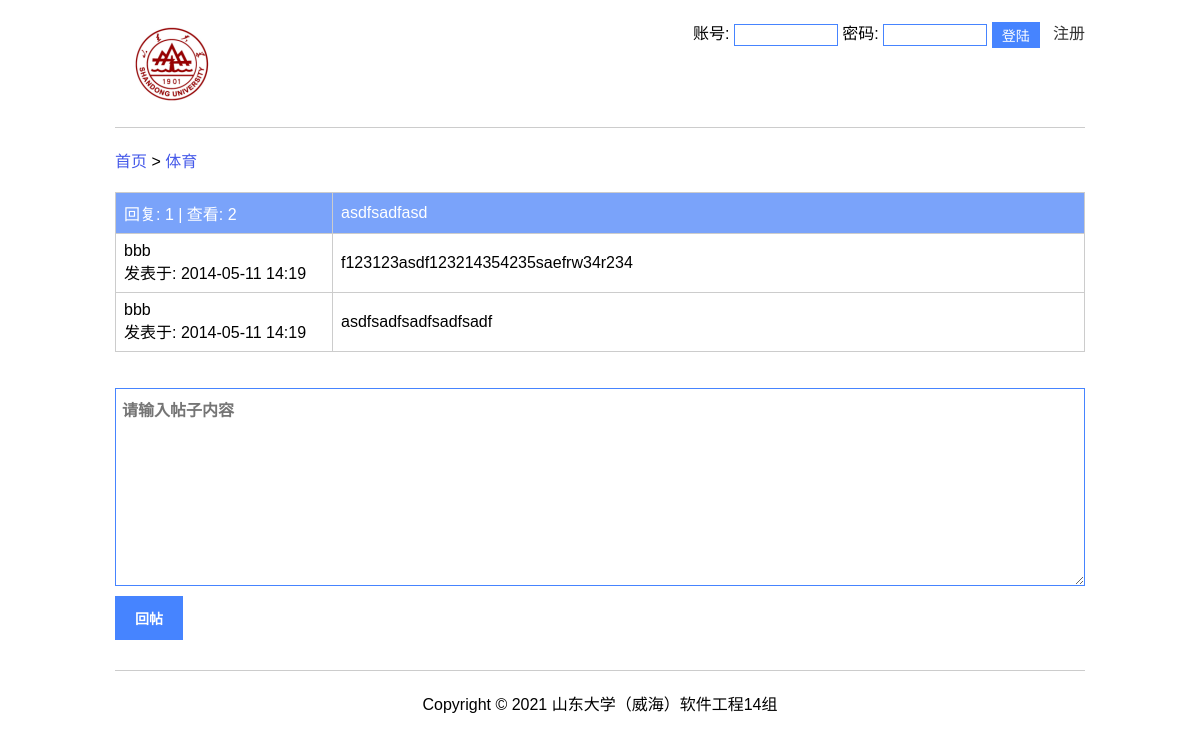
/post_detail.php?board=体育&id=11, run on the app's committed database.
### tables this page shows
CREATE TABLE IF NOT EXISTS `t_post` (
  `id` int(11) NOT NULL AUTO_INCREMENT,
  `pid` int(11) DEFAULT NULL,
  `board_name` varchar(100) NOT NULL,
  `uid` int(11) NOT NULL,
  `title` varchar(200) DEFAULT NULL,
  `content` text NOT NULL,
  `write_time` varchar(30) NOT NULL,
  `see_count` int(11) NOT NULL,
  PRIMARY KEY (`id`),
  KEY `FK_contain` (`board_name`),
  KEY `FK_father_child` (`pid`),
  KEY `FK_write_post` (`uid`)
);

CREATE TABLE IF NOT EXISTS `t_user` (
  `uid` int(11) NOT NULL AUTO_INCREMENT,
  `username` varchar(50) NOT NULL,
  `password` varchar(60) NOT NULL,
  `permission` varchar(20) DEFAULT NULL,
  PRIMARY KEY (`uid`)
);

### post_detail.php (called while the page is built, shortened)
<?php
	require_once("./modules/post.php");
	$post_id = $_GET['id'];
	$reply_count = get_reply_count($post_id);
	$see_count = get_see_count($post_id);
	$posts = get_one_post_and_replys($post_id);
	require_once('./pages/post_reply.php');
?>

### includes/db.php (called while the page is built, shortened)
<?php
	function exe_sql($sql) {
		$conn = mysqli_connect(DB_HOST, DB_USERNAME, DB_PASSWORD, DB_NAME);
		mysqli_set_charset($conn, "utf8");
		$result = mysqli_query($conn, $sql);
		if (is_bool($result)) {
			$data = mysqli_affected_rows($conn);
		} else {
			$data = array();
			while (($row = mysqli_fetch_assoc($result))) {
				$data[] = $row;
			}
		}
		return $data;
	}
?>

### modules/post.php (called while the page is built, shortened)
<?php
	require_once('./includes/db.php');
	function get_reply_count($post_id) {
		$sql = "select count(id) as reply_cnt from t_post where pid = $post_id";
		$r = exe_sql($sql);
		return $r[0]['reply_cnt'];
	}
	function get_see_count($post_id) {
		$sql = "select see_count from t_post where id = $post_id";
		$r = exe_sql($sql);
		return $r[0]['see_count'];
	}
	function get_one_post_and_replys($post_id) {
		$sql = "
			select title, content, username, write_time
			from t_post
			left join t_user on t_post.uid = t_user.uid
			where t_post.id = $post_id or t_post.pid = $post_id
			order by t_post.write_time
		";
		$posts = exe_sql($sql);
		return $posts;
	}
?>

### pages/post_reply.php (the view, shortened to what this page needs)
<?php require_once('_header.php'); ?>
	<div class="main">
		<table border="1">
			<thead>
				<tr>
					<td width="200"><?php echo '回复: ' . $reply_count . ' | 查看: ' . $see_count; ?></td>
					<td width="*"><?php echo $posts[0]['title'] ?></td>
				</tr>
			</thead>
			<tbody>
				<?php
					foreach ($posts as $post) {
						echo '<tr>';
						echo '<td>' . $post['username'] . '<br />发表于: ' . $post['write_time'] . '</td>';
						echo '<td>' . $post['content'] . '</td>';
						echo '</tr>';
					}
				?>
			</tbody>
		</table>
		<br>
		<br>
		<form action="" method="post">
			<textarea name="content" id="" cols="100" rows="10" placeholder="请输入帖子内容"></textarea><br>
			<input type="submit" name="reply_post" value="回帖">
		</form>
	</div>
<?php require_once('_footer.php'); ?>

### pages/css/style.css (style rules this page uses)
html { overflow-y: scroll; font-family: Arial,Helvetica,sans-serif, "宋体"; }
body, table, tr, td, input { margin: 0; padding: 0; }
table { border-collapse: collapse; width: 100%; border-color: #ccc; }
table td { padding: 8px; border: 1px solid #ccc; }
table thead td { color: #fff; background: #7aa3fa; }
input[type=text], textarea { width: 962px; vertical-align: middle; padding: 8px 0px 8px 6px; font-size: 16px; font-weight: bold; outline: none; border: 1px solid #4684ff; margin-bottom: 10px; }
input[type=submit] { outline: none; border: none; padding: 12px 20px; color: #fff; background: #4684ff; cursor: pointer; vertical-align: middle; font-weight: bold; font-size: 14px; margin-bottom: 10px; }

### data on the page
t_post: see_count "2", title "asdfsadfasd", uid.username "bbb", write_time "2014-05-11 14:19", content "f123123asdf123214354235saefrw34r234"
t_post: uid.username "bbb", write_time "2014-05-11 14:19", content "asdfsadfsadfsadfsadf"

### other printed values
$board_name "体育"
$reply_count "1"
